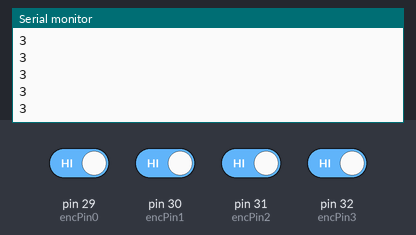
Simulated run of this sketch. Board: Arduino Mega 2560, built with avr-gcc and run on an emulated ATmega2560. Parts: the last lines printed to the serial monitor. Inputs (shaded band) come from the test bench; at power-on: pin 29 (encPin0), pin 30 (encPin1), pin 31 (encPin2), pin 32 (encPin3) HIGH.

Above: at 1.7 s.
1.8 s: pin 29 (encPin0) driven LOW
At 2.5 s:
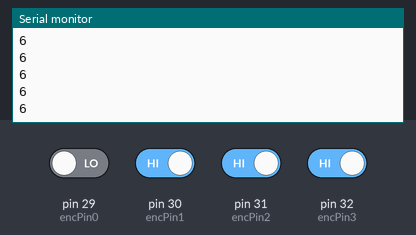
3.3 s: pin 30 (encPin1) driven LOW
At 4.1 s:
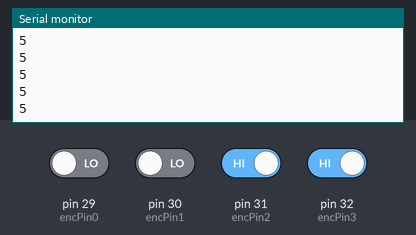
4.8 s: pin 31 (encPin2) driven LOW
At 5.8 s:
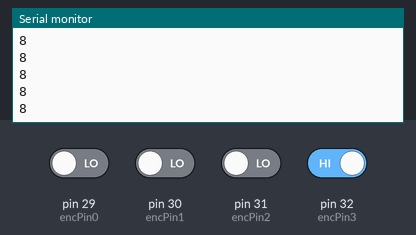
6.3 s: pin 32 (encPin3) driven LOW
At 7.2 s:
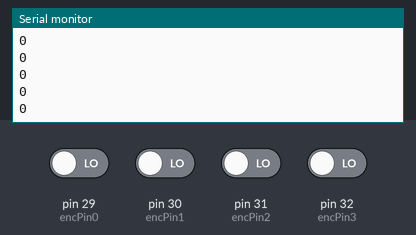
7.8 s: pin 29 (encPin0) driven HIGH
Timing chart, 0 to 8.4 s (numbered marks = the images above; inputs shaded):
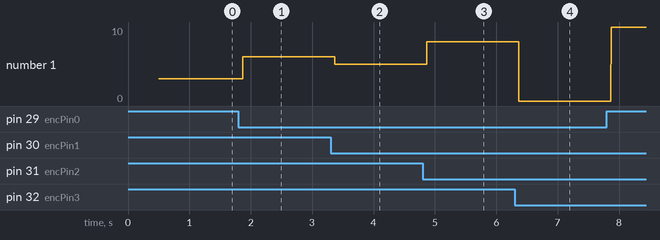

Measured:
- after the input at 1.8 s, the serial monitor: prints a new line after 0.07 s (image 1)
- after the input at 3.3 s, the serial monitor: prints a new line after 0.07 s (image 2)
- after the input at 4.8 s, the serial monitor: prints a new line after 0.07 s (image 3)
- after the input at 6.3 s, the serial monitor: prints a new line after 0.07 s (image 4)
- plotted number 1: 3 → 6 after the input at 1.8 s, 6 → 5 after the input at 3.3 s, 5 → 8 after the input at 4.8 s, 8 → 0 after the input at 6.3 s, 0 → 10 after the input at 7.8 s

The sketch:

test_encoder_read.ino
```cpp
const int encPin0 = 29;
const int encPin1 = 30;
const int encPin2 = 31;
const int encPin3 = 32;

int encoderMap[16] = {0, 10, 0, 1, 0, 11, 0, 12, 8, 9, 7, 2, 5, 4, 6, 3};

void setup() {
  // put your setup code here, to run once:
  pinMode(encPin0, INPUT);
  pinMode(encPin1, INPUT);
  pinMode(encPin2, INPUT);
  pinMode(encPin3, INPUT);

  Serial.begin(9600);

  delay(500);

}

void loop() {
  // put your main code here, to run repeatedly:

  /*
  Serial.print(!digitalRead(encPin0));
  Serial.print('\t');
  Serial.print(!digitalRead(encPin1));
  Serial.print('\t');
  Serial.print(!digitalRead(encPin2));
  Serial.print('\t');
  Serial.println(!digitalRead(encPin3));
  */


  Serial.println(readEncoder());
}

int readEncoder(void) {
  int val = digitalRead(encPin0);
  val = val | digitalRead(encPin1) << 1;
  val = val | digitalRead(encPin2) << 2;
  val = val | digitalRead(encPin3) << 3;

  return encoderMap[val];

  /* Gray code converstion
  int pin0Val = !digitalRead(encPin0);
  int pin1Val = !digitalRead(encPin1);
  int pin2Val = !digitalRead(encPin2);
  int pin3Val = !digitalRead(encPin3);

  // Convert gray code to binary
  pin2Val ^= pin3Val;
  pin1Val ^= pin2Val;
  pin0Val ^= pin1Val;

  return (pin0Val | (pin1Val<<1) | (pin2Val<<2) | (pin3Val<<3));
  */
}
```
